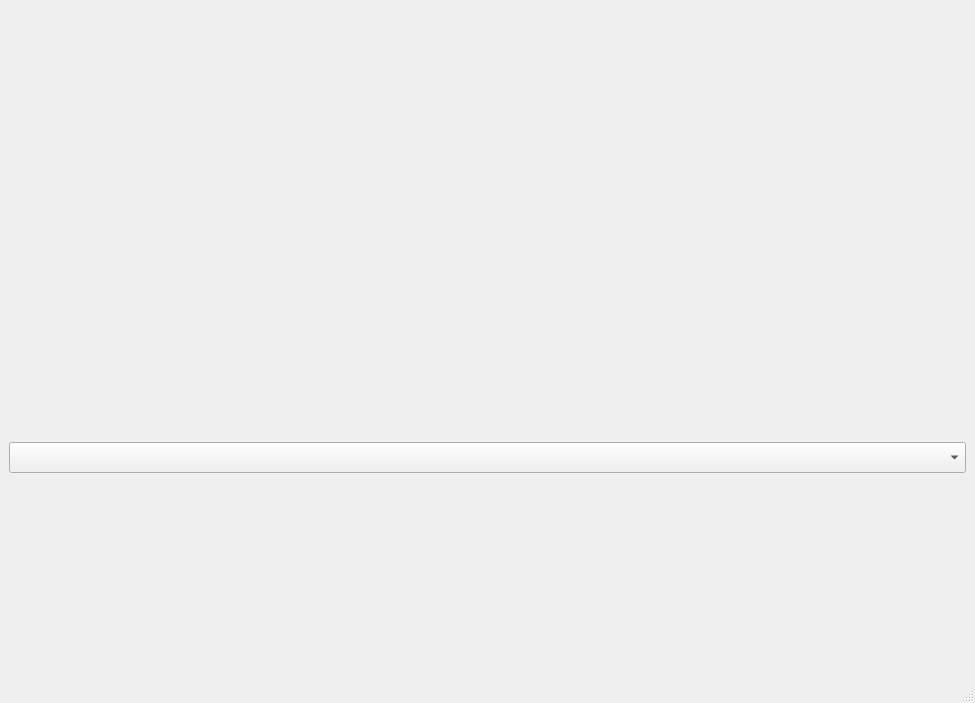
<?xml version="1.0" encoding="UTF-8"?>
<ui version="4.0">
 <class>MainWindow</class>
 <widget class="QMainWindow" name="MainWindow">
  <property name="geometry">
   <rect>
    <x>0</x>
    <y>0</y>
    <width>975</width>
    <height>703</height>
   </rect>
  </property>
  <property name="minimumSize">
   <size>
    <width>975</width>
    <height>0</height>
   </size>
  </property>
  <property name="windowTitle">
   <string>MainWindow</string>
  </property>
  <widget class="QWidget" name="centralwidget">
   <layout class="QVBoxLayout" name="verticalLayout">
    <item>
     <widget class="QLabel" name="current_webcam_label">
      <property name="sizePolicy">
       <sizepolicy hsizetype="Preferred" vsizetype="Fixed">
        <horstretch>0</horstretch>
        <verstretch>0</verstretch>
       </sizepolicy>
      </property>
      <property name="font">
       <font>
        <pointsize>20</pointsize>
        <weight>75</weight>
        <bold>true</bold>
       </font>
      </property>
      <property name="text">
       <string/>
      </property>
      <property name="alignment">
       <set>Qt::AlignLeading|Qt::AlignLeft|Qt::AlignVCenter</set>
      </property>
     </widget>
    </item>
    <item>
     <widget class="QComboBox" name="device_box">
      <property name="sizePolicy">
       <sizepolicy hsizetype="Preferred" vsizetype="Fixed">
        <horstretch>0</horstretch>
        <verstretch>0</verstretch>
       </sizepolicy>
      </property>
      <property name="font">
       <font>
        <pointsize>14</pointsize>
       </font>
      </property>
     </widget>
    </item>
    <item>
     <layout class="QVBoxLayout" name="verticalLayout_2"/>
    </item>
   </layout>
  </widget>
  <widget class="QStatusBar" name="statusBar"/>
 </widget>
 <resources/>
 <connections/>
</ui>
